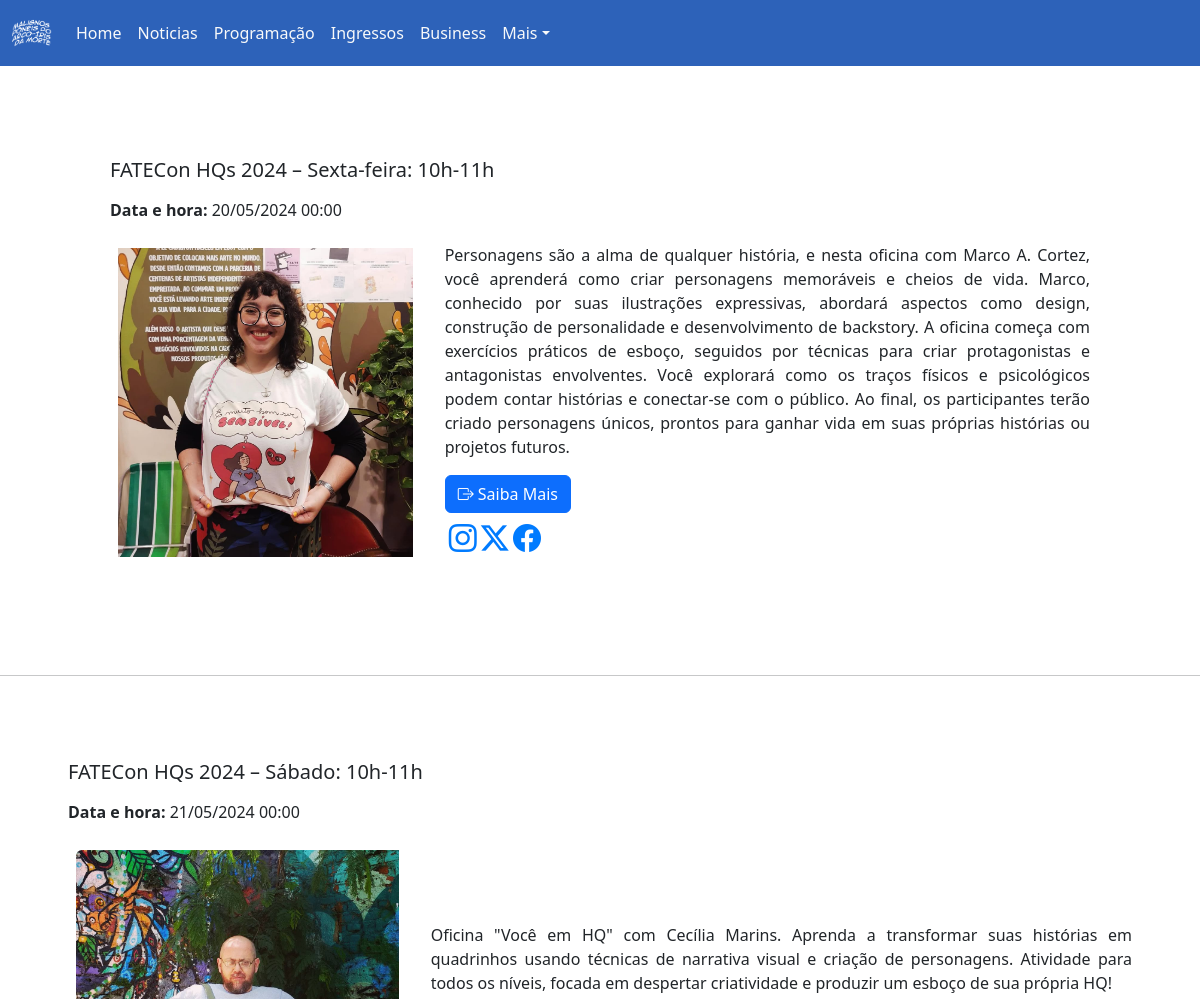
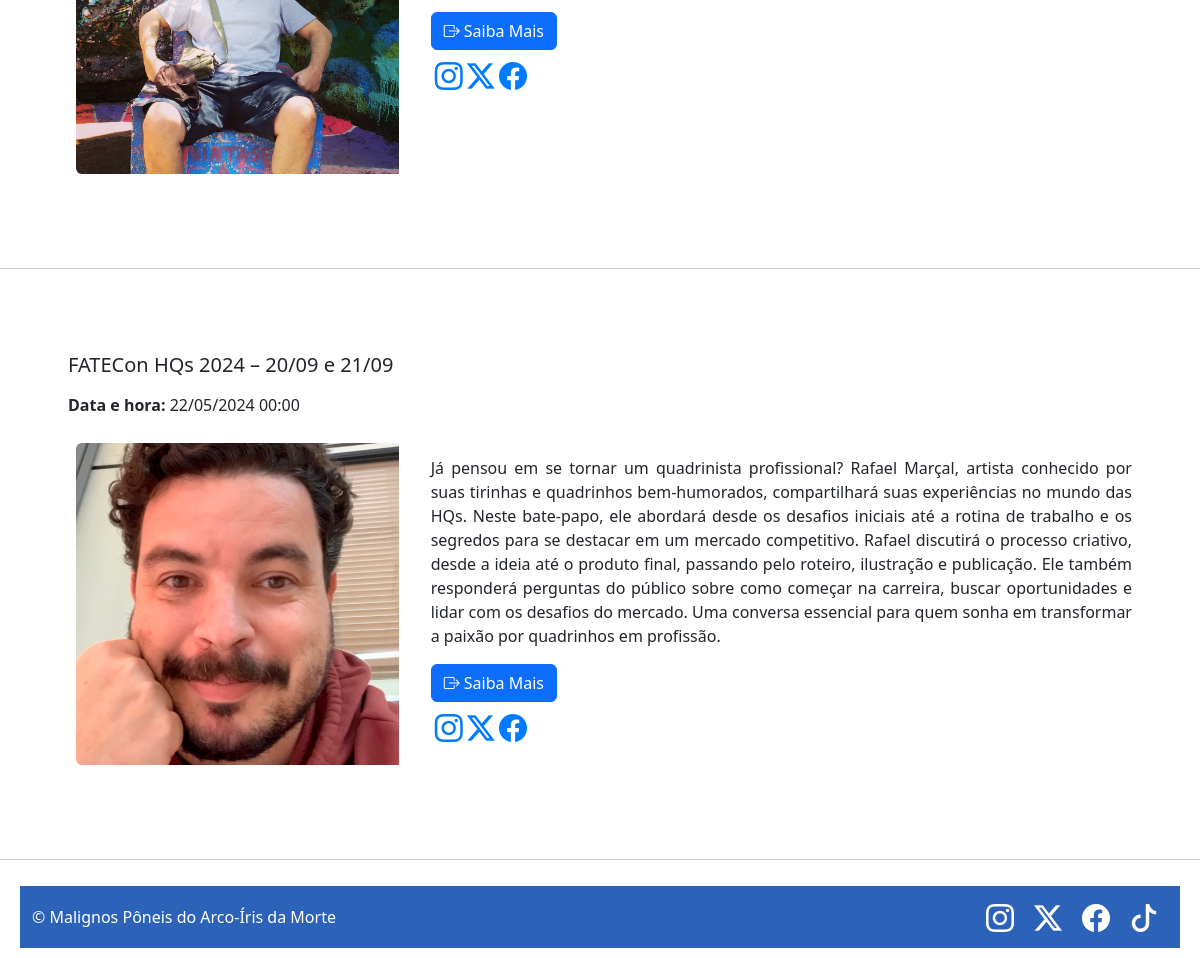
Page /programacao.php on the committed database (2 pictures, top to bottom).
### tables this page shows
CREATE TABLE programacao (
    id INT AUTO_INCREMENT PRIMARY KEY,
    titulo TEXT,
    conteudo_imagem TEXT,
    imagem_conteudo TEXT,
    data_hora DATE
);

### php/noticiasProgramacao.php (the view, shortened to what this page needs)
<?php include('php/conectar.php') ?>
<?php
$sql = "SELECT titulo, conteudo_imagem, imagem_conteudo, data_hora FROM programacao ORDER BY data_hora ASC";
$result = $conn->query($sql);
?>
 <?php
    if ($result->num_rows > 0) {
        while ($row = $result->fetch_assoc()) {
            $dataFormatada = date("d/m/Y H:i", strtotime($row['data_hora']));
            echo "<div class='articleProgramacao'>";
            echo "<section class='m-5 sectionprogramacao'>";
            echo "<div class='row align-items-center'>";
            echo "<h5 class='card-title'>" . htmlspecialchars($row['titulo']) . "</h5>";
            echo "<p><strong>Data e hora:</strong> " . $dataFormatada . "</p>";
            echo "<div class='col-12 col-md-4 mb-4 mb-md-0'>" . $row['conteudo_imagem'] . "</div>";
            echo "<div class='col-12 col-md-8'>" . $row['imagem_conteudo'] . "</div>";
            echo "</div>";
            echo "</section>";
            echo "<hr>";
        }
    } else {
        echo "<li>Sem programação disponível no momento.</li>";
    }
    ?>

### css/css.css (style rules this page uses)
.col-md-4 { color: rgb(0, 0, 0); padding: 10px 20px; text-align: justify; }
.articleProgramacao { max-width: 90%; margin: auto; text-align: justify; }
a { color: #007BFF; text-decoration: none; }
.articleProgramacao { width: 100%; max-width: 1200px; padding: 20px; margin: 0 auto; }
.sectionprogramacao { text-align: justify; }
.card-body { text-align: justify; }
.img-fluid { max-width: 100%; height: auto; }
.card-title { margin-bottom: 1rem; }

### rows in the picture
programacao: titulo "FATECon HQs 2024 – Sexta-feira: 10h-11h", data_hora "20/05/2024 00:00", conteudo_imagem (picture), imagem_conteudo "Personagens são a alma de qualquer história, e nesta oficina com Marco A. Cortez, você aprenderá como criar personagens memoráveis e cheios de vida. Marco, conhecido por suas ilustrações expressivas, abordará aspectos como design, construção de personalidade e desenvolvimento de backstory. A oficina começa com exercícios práticos de esboço, seguidos por técnicas para criar protagonistas e antagonistas envolventes. Você explorará como os traços físicos e psicológicos podem contar histórias e conectar-se com o público. Ao final, os participantes terão criado personagens únicos, prontos para ganhar vida em suas próprias histórias ou projetos futuros. Saiba Mais"
programacao: titulo "FATECon HQs 2024 – Sábado: 10h-11h", data_hora "21/05/2024 00:00", conteudo_imagem (picture), imagem_conteudo "Oficina \"Você em HQ\" com Cecília Marins. Aprenda a transformar suas histórias em quadrinhos usando técnicas de narrativa visual e criação de personagens. Atividade para todos os níveis, focada em despertar criatividade e produzir um esboço de sua própria HQ! Saiba Mais"
programacao: titulo "FATECon HQs 2024 – 20/09 e 21/09", data_hora "22/05/2024 00:00", conteudo_imagem (picture), imagem_conteudo "Já pensou em se tornar um quadrinista profissional? Rafael Marçal, artista conhecido por suas tirinhas e quadrinhos bem-humorados, compartilhará suas experiências no mundo das HQs. Neste bate-papo, ele abordará desde os desafios iniciais até a rotina de trabalho e os segredos para se destacar em um mercado competitivo. Rafael discutirá o processo criativo, desde a ideia até o produto final, passando pelo roteiro, ilustração e publicação. Ele também responderá perguntas do público sobre como começar na carreira, buscar oportunidades e lidar com os desafios do mercado. Uma conversa essencial para quem sonha em transformar a paixão por quadrinhos em profissão. Saiba Mais"
